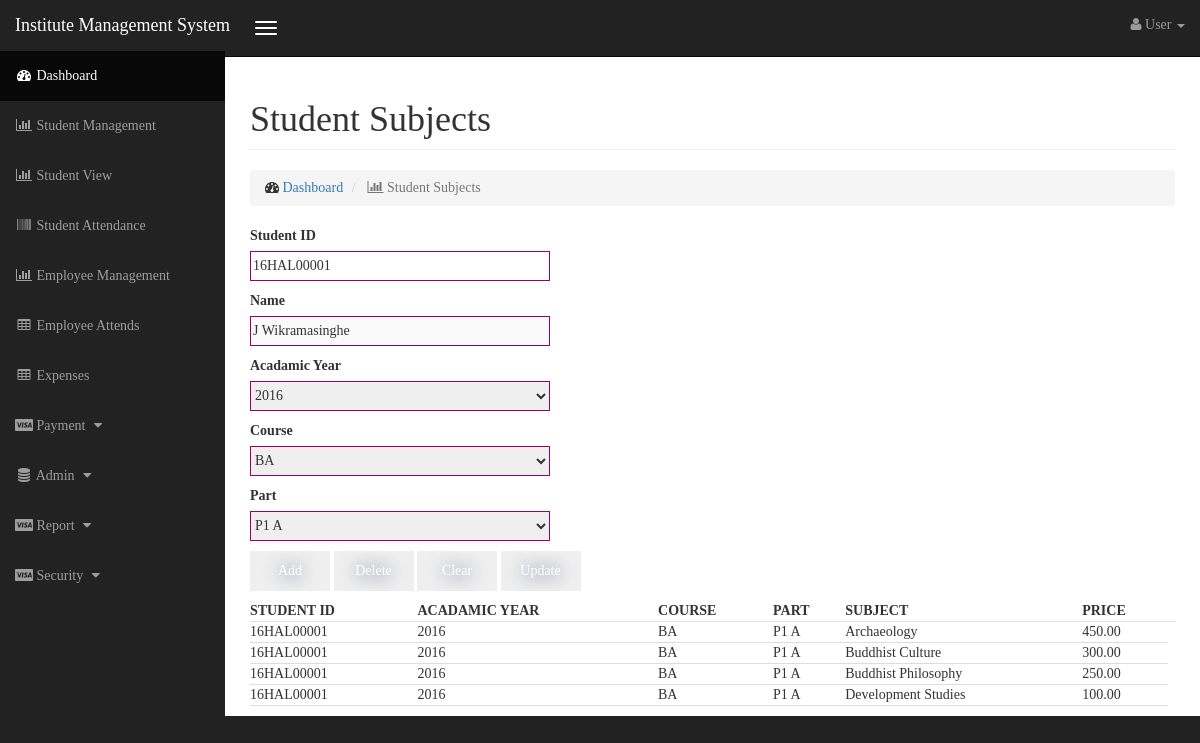
/students_course.php?Studentid=16HAL00001, run on the app's committed database.
### tables this page shows
CREATE TABLE `student_tb` (
  `Branch_tbl_Branch_id` varchar(3) NOT NULL,
  `Student_id` varchar(13) NOT NULL,
  `Old_student_id` varchar(13) DEFAULT NULL,
  `FullName` varchar(255) DEFAULT NULL,
  `Name` varchar(150) DEFAULT NULL,
  `NIC` varchar(12) DEFAULT NULL,
  `DOB` date DEFAULT NULL,
  `Gender` varchar(1) DEFAULT NULL,
  `Address1` varchar(255) DEFAULT NULL,
  `Address2` varchar(255) DEFAULT NULL,
  `Nationality` varchar(45) DEFAULT NULL,
  `TP_Home` varchar(10) DEFAULT NULL,
  `TP_Office` varchar(10) DEFAULT NULL,
  `TP_mob` varchar(10) DEFAULT NULL,
  `Email` varchar(100) DEFAULT NULL,
  `Reg_Date` date DEFAULT NULL,
  `Signature` varchar(100) DEFAULT NULL,
  `Picture` varchar(100) DEFAULT NULL,
  `District_tbl_District_ID` int(11) NOT NULL,
  `Polling_devition_tbl_Polling_ID` int(11) NOT NULL,
  `Course_tbl_Course_ID` varchar(10) NOT NULL,
  `Medium` varchar(1) DEFAULT NULL,
  `ExamCenter_tbl_id` int(11) NOT NULL,
  `OLQulification_tbl_Index_no` varchar(10) NOT NULL,
  `ALQulification_tbl_Index_no` varchar(10) NOT NULL,
  `CreateDate` datetime DEFAULT NULL,
  `CreateUser` varchar(20) DEFAULT NULL,
  `Student_status` int(11) DEFAULT NULL,
  PRIMARY KEY (`Student_id`),
  UNIQUE KEY `NIC_UNIQUE` (`NIC`),
  UNIQUE KEY `TP_mob_UNIQUE` (`TP_mob`),
  KEY `fk_Student_tb_District_tbl_idx` (`District_tbl_District_ID`),
  KEY `fk_Student_tb_Polling_devition_tbl1_idx` (`Polling_devition_tbl_Polling_ID`),
  KEY `fk_Student_tb_OLQulification_tbl1_idx` (`OLQulification_tbl_Index_no`),
  KEY `fk_Student_tb_ALQulification_tbl1_idx` (`ALQulification_tbl_Index_no`),
  KEY `fk_Student_tb_Branch_tbl1_idx` (`Branch_tbl_Branch_id`),
  KEY `fk_Student_tb_ExamCenter_tbl1_idx` (`ExamCenter_tbl_id`),
  CONSTRAINT `fk_Student_tb_ALQulification_tbl1` FOREIGN KEY (`ALQulification_tbl_Index_no`) REFERENCES `alqulification_tbl` (`Index_no`) ON DELETE NO ACTION ON UPDATE NO ACTION,
  CONSTRAINT `fk_Student_tb_Branch_tbl1` FOREIGN KEY (`Branch_tbl_Branch_id`) REFERENCES `branch_tbl` (`Branch_id`) ON DELETE NO ACTION ON UPDATE NO ACTION,
  CONSTRAINT `fk_Student_tb_District_tbl` FOREIGN KEY (`District_tbl_District_ID`) REFERENCES `district_tbl` (`District_ID`) ON DELETE NO ACTION ON UPDATE NO ACTION,
  CONSTRAINT `fk_Student_tb_ExamCenter_tbl1` FOREIGN KEY (`ExamCenter_tbl_id`) REFERENCES `examcenter_tbl` (`id`) ON DELETE NO ACTION ON UPDATE NO ACTION,
  CONSTRAINT `fk_Student_tb_OLQulification_tbl1` FOREIGN KEY (`OLQulification_tbl_Index_no`) REFERENCES `olqulification_tbl` (`Index_no`) ON DELETE NO ACTION ON UPDATE NO ACTION,
  CONSTRAINT `fk_Student_tb_Polling_devition_tbl1` FOREIGN KEY (`Polling_devition_tbl_Polling_ID`) REFERENCES `polling_devition_tbl` (`Polling_ID`) ON DELETE NO ACTION ON UPDATE NO ACTION
);

CREATE TABLE `student_subject_course_tbl` (
  `id` int(11) NOT NULL AUTO_INCREMENT,
  `Student_tb_Student_id` varchar(13) DEFAULT NULL,
  `AcadamicYear` varchar(45) DEFAULT NULL,
  `Subject_Course_tbl_Course_tbl_id` int(11) NOT NULL,
  `Subject_Course_tbl_Part_table_id` int(11) NOT NULL,
  `Subject_Course_tbl_Subject_tbl_id` int(11) NOT NULL,
  `Part` varchar(45) DEFAULT NULL,
  `Price` decimal(7,2) DEFAULT NULL,
  `Grade` varchar(6) DEFAULT NULL,
  `CreateDate` datetime DEFAULT NULL,
  `CreateUser` varchar(20) DEFAULT NULL,
  `Status` int(11) DEFAULT '1',
  PRIMARY KEY (`id`),
  KEY `fk_Student_tb_has_Subject_Course_tbl_Student_tb1_idx` (`Student_tb_Student_id`),
  KEY `fk_Student_Subject_Course_Subject_Course_tbl1_idx` (`Subject_Course_tbl_Subject_tbl_id`,`Subject_Course_tbl_Course_tbl_id`,`Subject_Course_tbl_Part_table_id`),
  CONSTRAINT `fk_Student_Subject_Course_Subject_Course_tbl1` FOREIGN KEY (`Subject_Course_tbl_Subject_tbl_id`, `Subject_Course_tbl_Course_tbl_id`, `Subject_Course_tbl_Part_table_id`) REFERENCES `subject_course_tbl` (`Subject_tbl_id`, `Course_tbl_id`, `Part_table_id`) ON DELETE NO ACTION ON UPDATE NO ACTION,
  CONSTRAINT `fk_Student_tb_has_Subject_Course_tbl_Student_tb1` FOREIGN KEY (`Student_tb_Student_id`) REFERENCES `student_tb` (`Student_id`) ON DELETE NO ACTION ON UPDATE NO ACTION
);

CREATE TABLE `course_tbl` (
  `id` int(11) NOT NULL AUTO_INCREMENT,
  `Name` varchar(50) DEFAULT NULL,
  `CreateDate` datetime DEFAULT NULL,
  `CreateUser` varchar(20) DEFAULT NULL,
  `Status` int(11) DEFAULT NULL,
  PRIMARY KEY (`id`)
);

CREATE TABLE `subject_tbl` (
  `id` int(11) NOT NULL AUTO_INCREMENT,
  `subjectname` varchar(100) DEFAULT NULL,
  `Subjectcode` varchar(10) DEFAULT NULL,
  `CreateDate` datetime DEFAULT NULL,
  `CreateUser` varchar(20) DEFAULT NULL,
  `Status` int(11) DEFAULT NULL,
  PRIMARY KEY (`id`)
);

### dbconfig.php (called while the page is built, shortened)
<?php
function connection()
{
    $servername = "localhost";
    $username = "root";
    $password = "525625";
    $database = "kelanidb";
    $conn = new mysqli($servername, $username, $password,$database);
    return $conn;
}
function getData($query){
    $result = mysqli_query(connection(),$query);
    return $result;
}
?>

### students_course.php (the view, shortened to what this page needs)
<!DOCTYPE html>
<html lang="en">
<head>
<link href="./css/bootstrap.min.css" rel="stylesheet">
<link href="./css/sb-admin.css" rel="stylesheet">
<link href="./css/plugins/morris.css" rel="stylesheet">
<link href="./font-awesome/css/font-awesome.min.css" rel="stylesheet" type="text/css">
<link href="./css/formcss.css" rel="stylesheet" type="text/css">
</head><body>
<?php
include_once './inc/top.php';
include_once 'dbconfig.php';
if(isset($_GET['Studentid'])){
	 $txtStudentId = $_GET['Studentid'];
	 $query = "SELECT * FROM student_tb WHERE Student_id='".$txtStudentId."'";
	 $result = getData($query);
	 $row = mysqli_fetch_array($result);
	 $txtNamewithInitians = $row['Name'];
	 $txtStudentId = $row['Student_id'];
}
else{
	$txtStudentId = '';
	$txtNamewithInitians = '';
}
?>
    <div id="wrapper">
        <div id="page-wrapper">
            <div class="container-fluid">
                <div class="row">
                    <div class="col-lg-12">
                        <h1 class="page-header">
                            Student Subjects
                        </h1>
                        <ol class="breadcrumb">
                            <li>
                                <i class="fa fa-dashboard"></i>  <a href="index.php">Dashboard</a>
                            </li>
                            <li class="active">
                                <i class="fa fa-bar-chart-o"></i> Student Subjects
                            </li>
                        </ol>
                    </div>
                </div>
                <form method="post" action="controller/students_courseController.php" data-toggle="validator" id="subcou">
                <div class="row">
                    <div class="col-lg-4">
                        <label>Student ID</label><br />
                        <input type="text" name="txtStudentID" size="50" value="<?php echo $txtStudentId ?>" id="txtStudentID"/><br/>
                        <label>Name</label><br />
                        <input type="text" name="txtName" value="<?php echo $txtNamewithInitians ?>" disabled/><br/>
                        <label>Acadamic Year</label><br/>
                        <select id="cmbAcadamicYear" name="cmbAcadamicYear" >
                            <?php
							include_once 'dbconfig.php';
							$query = 'SELECT DISTINCT sc.AcadamicYear_id, a.`year` FROM subject_course_tbl sc, acadamicyear a WHERE sc.AcadamicYear_id=a.id';
							$result = getData($query);
							if (mysqli_num_rows($result) > 0) {
								while ($row = mysqli_fetch_assoc($result)) {
									echo "<option value='".$row['AcadamicYear_id']."' data-year=".$row['year'].">".$row['year']."</option>";
								}
							}
							?>
                        </select>
                        <br />
                        <label>Course</label><br/>
                        <select id="cmbCourse" name="cmbCourse">
                            <?php
							include_once 'dbconfig.php';
							$query = 'SELECT DISTINCT sc.Course_tbl_id, c.`Name` FROM subject_course_tbl sc, course_tbl c WHERE sc.Course_tbl_id=c.id';
							$result = getData($query);
							if (mysqli_num_rows($result) > 0) {
								while ($row = mysqli_fetch_assoc($result)) {
									echo "<option value='".$row['Course_tbl_id']."'>".$row['Name']."</option>";
								}
							}
							?>
                        </select><br />
                        <label>Part</label><br/>
                        <select id="cmbPart" name="cmbPart">
                            <?php
							include_once 'dbconfig.php';
							$query = 'SELECT DISTINCT sc.Part_table_id, p.`name` FROM subject_course_tbl sc, Part_tbl p WHERE sc.Part_table_id=p.id';
							$result = getData($query);
							if (mysqli_num_rows($result) > 0) {
								while ($row = mysqli_fetch_assoc($result)) {
									echo "<option value='".$row['Part_table_id']."' data-part-name=".$row['name'].">".$row['name']."</option>";
								}
							}
							?>
                        </select>
                        <br />
                    </div>
                    <div id="Subject" class="col-lg-8">
                    </div>
                </div>
                <div class="row" style="padding-left: 15px;">
                    <input type="submit" value="Add" name="btnAdd"/>
                    <input type="submit" value="Delete" name="btnDelete"/>
                    <input type="reset" value="Clear" name="btnClear"/>
                    <input type="button" value="Update" name="btnUpdate" onclick="showDetails();"/>
                </div>
 				</form>
                <div class="row">
                	<div class="col-lg-12">
                    <?php
                        include_once 'dbconfig.php';
                        $query = "SELECT ssc.Student_tb_Student_id, ssc.AcadamicYear, c.`Name` AS Course, ssc.Part, s.subjectname, ssc.Price, ssc.Grade, s.id,Subject_Course_tbl_Course_tbl_id,Subject_Course_tbl_Part_table_id,Subject_Course_tbl_Subject_tbl_id
 FROM student_subject_course_tbl ssc, subject_tbl s, course_tbl c
 WHERE ssc.Subject_Course_tbl_Course_tbl_id = c.id AND ssc.Subject_Course_tbl_Subject_tbl_id = s.id AND Student_tb_Student_id = '$txtStudentId'";
                        $result = getData($query);
                        echo "<table width='100%'>";
                        echo "<tr>
                        <th>STUDENT ID</th>
                        <th>ACADAMIC YEAR</th>
                        <th>COURSE</th>
                        <th>PART</th>
                        <th>SUBJECT</th>
                        <th>PRICE</th>
						<th>&nbsp;</th>
                        </tr>";
                        while($row = mysqli_fetch_array($result)){
                            echo "<tr><td>" .$row['Student_tb_Student_id']. "</td><td>" .$row['AcadamicYear']. "</td><td>" .$row['Course']. "</td><td>" .$row['Part']. "</td><td>" . $row['subjectname'] . "</td><td>" . $row['Price'] .
							"</td>
							</tr>";
                        }
                        echo "</table>";
                        ?>
                    </div>
                </div>
            </div>
        </div>
    </div>
</body></html>

### css/sb-admin.css (style rules this page uses)
body { margin-top: 100px; background-color: #222; font-family: Calibri; }
@media (min-width:768px) { body { margin-top: 50px; } }
#wrapper { padding-left: 0; }
#page-wrapper { width: 100%; padding: 0; background-color: #fff; }
@media (min-width:768px) { #wrapper { padding-left: 225px; } }
@media (min-width:768px) { #page-wrapper { padding: 10px; } }

### css/formcss.css (style rules this page uses)
body { overflow-y: scroll; overflow-x: hidden; }
input, textarea, select { margin-bottom:10px; border:1px solid #906; width:300px; font-size:14px !important; }
input, select { height:30px; width:300px; }
input[type=submit], [type=reset], [type="button"] { //background-color:#62387a; display:inline-block; cursor:pointer; color:#ffffff; font-family:Calibri; font-size:18px; height:40px !important; width:80px !important; text-decoration:none; text-shadow:0px 1px 17px #283966; border:none; }
table { font-size:14px; }
th, td { border-bottom: 1px solid #ddd; }
.subjecttbl input, select { height:30px; width:300px; }

### data on the page
student_tb: txtStudentID "16HAL00001", txtName "J Wikramasinghe"
student_subject_course_tbl: Student_tb_Student "16HAL00001", AcadamicYear "2016", course_tbl.Name "BA", Part "P1 A", subject_tbl.subjectname "Archaeology", Price "450.00"
student_subject_course_tbl: Student_tb_Student "16HAL00001", AcadamicYear "2016", course_tbl.Name "BA", Part "P1 A", subject_tbl.subjectname "Buddhist Culture", Price "300.00"
student_subject_course_tbl: Student_tb_Student "16HAL00001", AcadamicYear "2016", course_tbl.Name "BA", Part "P1 A", subject_tbl.subjectname "Buddhist Philosophy", Price "250.00"
student_subject_course_tbl: Student_tb_Student "16HAL00001", AcadamicYear "2016", course_tbl.Name "BA", Part "P1 A", subject_tbl.subjectname "Development Studies", Price "100.00"

### other printed values
form field cmbAcadamicYear "2016"
form field cmbCourse "BA"
form field cmbPart "P1 A"
